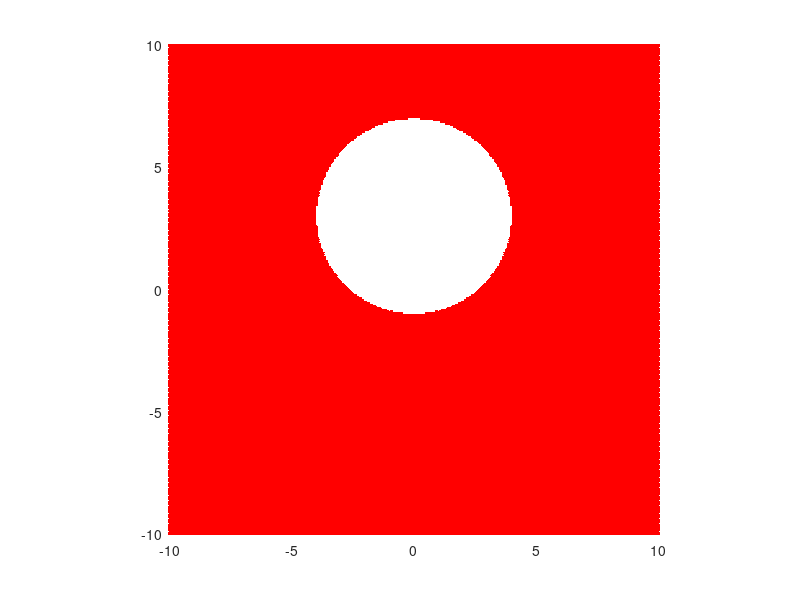

Write MATLAB code to recreate this figure.


#5 a
vetor_x = linspace(-10,10,300);
vetor_y = linspace(-10,10,300);
[x,y] = meshgrid(vetor_x, vetor_y);

z = x + j*y;

condicao = abs(z - 3j) > 4;

x_validos = x(condicao);
y_validos = y(condicao);
plot(x_validos, y_validos, 'r.');
axis equal;
axis([-10 10 -10 10]);
